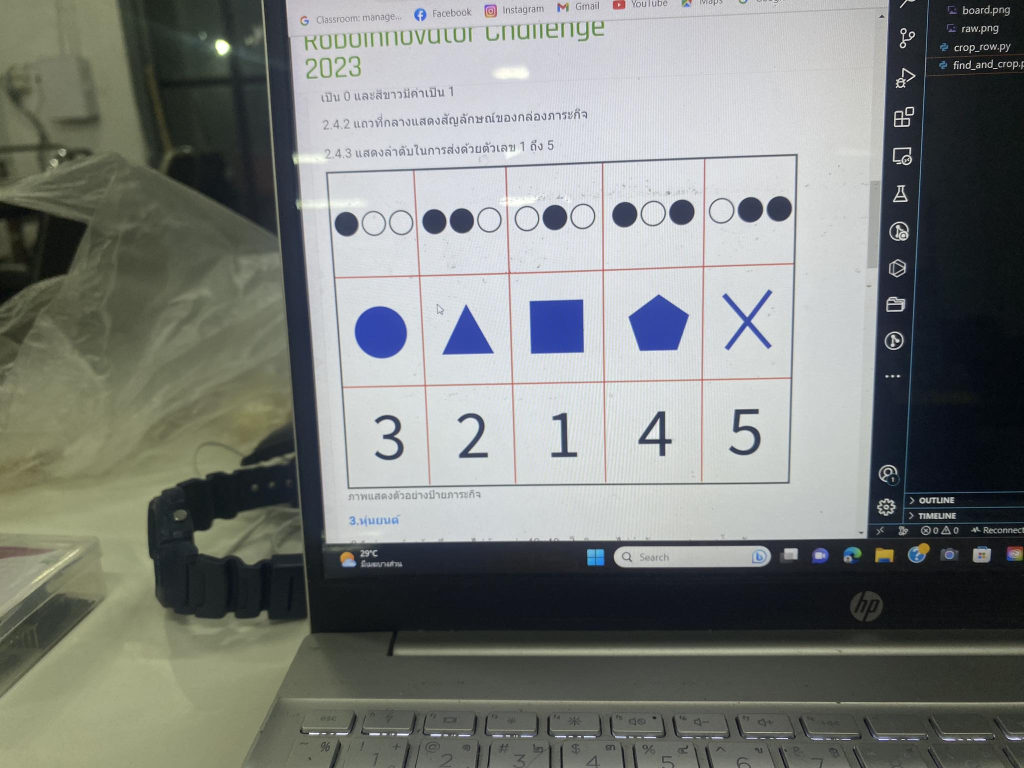
#> input picture raw2.jpg, 2048 x 1536 px (shown at 1/2 size)
$ python Scanner.py
#> lines starting #> are read from the running program, lines starting #| are printed output that depends on the picture; after the words box and inside, x2 and y2 are one past the last pixel; in counts of white or black regions, pixels touching at a corner belong together
import cv2
import numpy as np


def mapp(h):
    h = h.reshape((4,2))
    hnew = np.zeros((4,2),dtype = np.float32)

    add = h.sum(1)
    hnew[0] = h[np.argmin(add)]
    hnew[2] = h[np.argmax(add)]

    diff = np.diff(h,axis = 1)
    hnew[1] = h[np.argmin(diff)]
    hnew[3] = h[np.argmax(diff)]

    return hnew

image=cv2.imread("raw2.jpg")   #read in the image
#> image is the input picture: shape (1536, 2048, 3); mean B, G, R 123.4, 127.3, 124
height = image.shape[0]
#> height = 1536
width = image.shape[1]
#> width = 2048
image= cv2.resize(image,(width // 5, height // 5)) #resizing because opencv does not work well with bigger images #resizing because opencv does not work well with bigger images
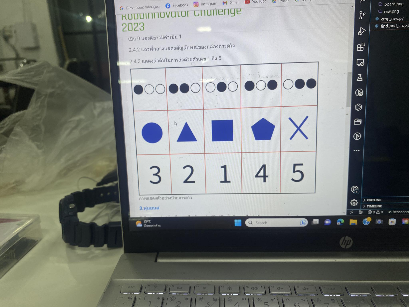
#> image: shape (307, 409, 3); mean B, G, R 123.3, 127.2, 123.9
orig=image.copy()

gray=cv2.cvtColor(image,cv2.COLOR_BGR2GRAY)  #RGB To Gray Scale
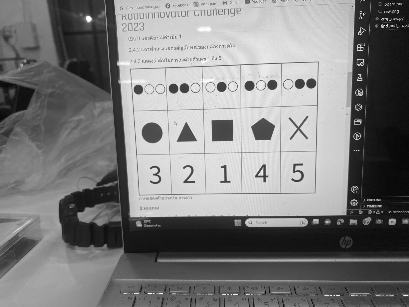
#> gray: shape (307, 409); min 1, max 255, mean 125.8
cv2.imshow('Title',gray)

blurred=cv2.GaussianBlur(gray,(5,5),0)  #(5,5) is the kernel size and 0 is sigma that determines the amount of blur
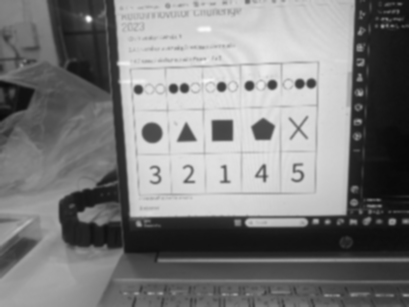
#> blurred: shape (307, 409); min 7, max 251, mean 125.8
cv2.imshow("Blur",blurred)

edged=cv2.Canny(blurred,30,50)  #30 MinThreshold and 50 is the MaxThreshold
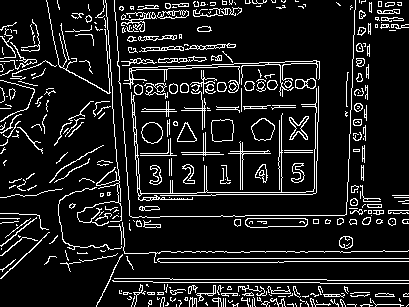
#> edged: shape (307, 409); 11.4% white in thin lines or dots
cv2.imshow("Canny",edged)


contours,hierarchy=cv2.findContours(edged,cv2.RETR_LIST,cv2.CHAIN_APPROX_SIMPLE)  #retrieve the contours as a list, with simple apprximation model
#> contours = 553 contours, 412 with area under 20; largest, box (x1, y1, x2, y2) and area: (245, 218, 308, 228) 506, (245, 218, 308, 228) 498, (211, 119, 234, 142) 435, (211, 119, 234, 142) 433, (251, 118, 275, 141) 374
contours=sorted(contours,key=cv2.contourArea,reverse=True)

#the loop extracts the boundary contours of the page
for c in contours:
    p=cv2.arcLength(c,True)
    approx=cv2.approxPolyDP(c,0.02*p,True)

    if len(approx)==4:
        target=approx
        break
#> this loop made 1 pass
#> (p, target) on pass 1: (136.7, [[245, 220], [250, 227], [307, 224], [305, 218]])
approx=mapp(target) #find endpoints of the sheet
#> in mapp, `h = h.reshape((4,2))`: h = [[245, 220], [250, 227], [307, 224], [305, 218]]
#> in mapp, `add = h.sum(1)`: add = [465, 477, 531, 523]
#> in mapp, `diff = np.diff(h,axis = 1)`: diff = [-25, -23, -83, -87]
#> approx = [[245, 220], [305, 218], [307, 224], [250, 227]]

pts=np.float32([[0,0],[1061,0],[1061,750],[0,750]])  #map to 800*800 target window

op=cv2.getPerspectiveTransform(approx,pts)  #get the top or bird eye view effect
#> op = [[5.53, -3.95, -485.5], [1.27, 38.08, -8688.4], [-0.00107, -0.00163, 1]]
dst=cv2.warpPerspective(orig,op,(1061,750))
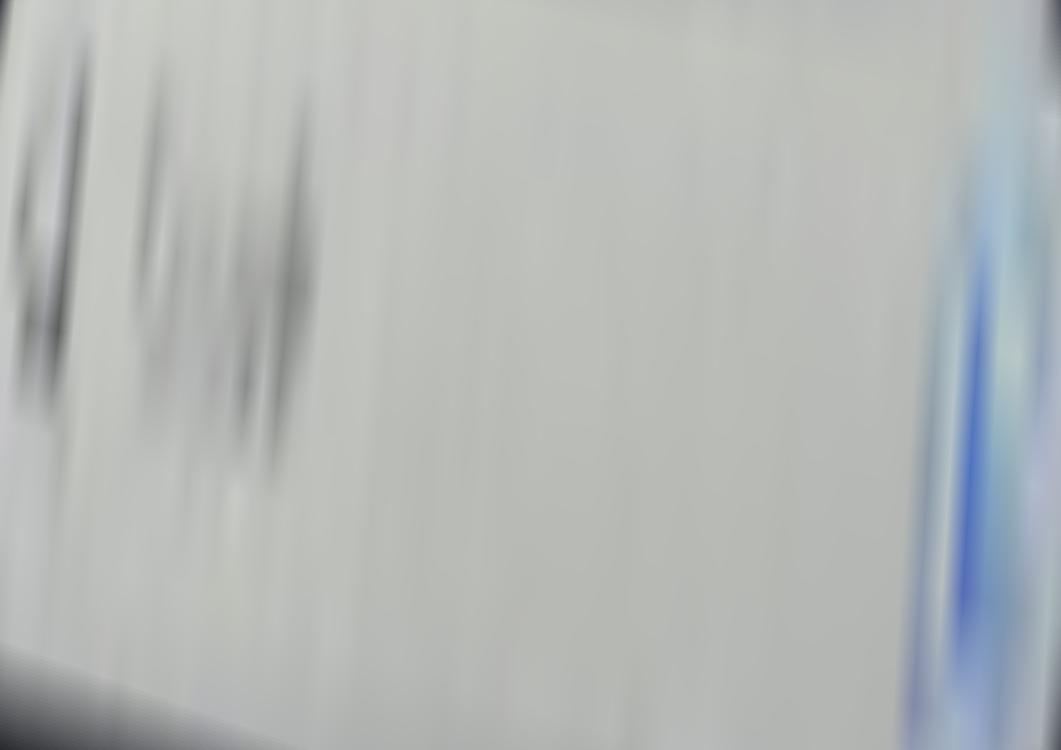
#> dst: shape (750, 1061, 3); mean B, G, R 183.2, 184.3, 180.6


cv2.imshow("Scanned",dst)
cv2.imwrite("result.jpg",dst)

# press q or Esc to close
cv2.waitKey(0)
cv2.destroyAllWindows()

$ run again, with IMG_1108.jpg copied over raw2.jpg
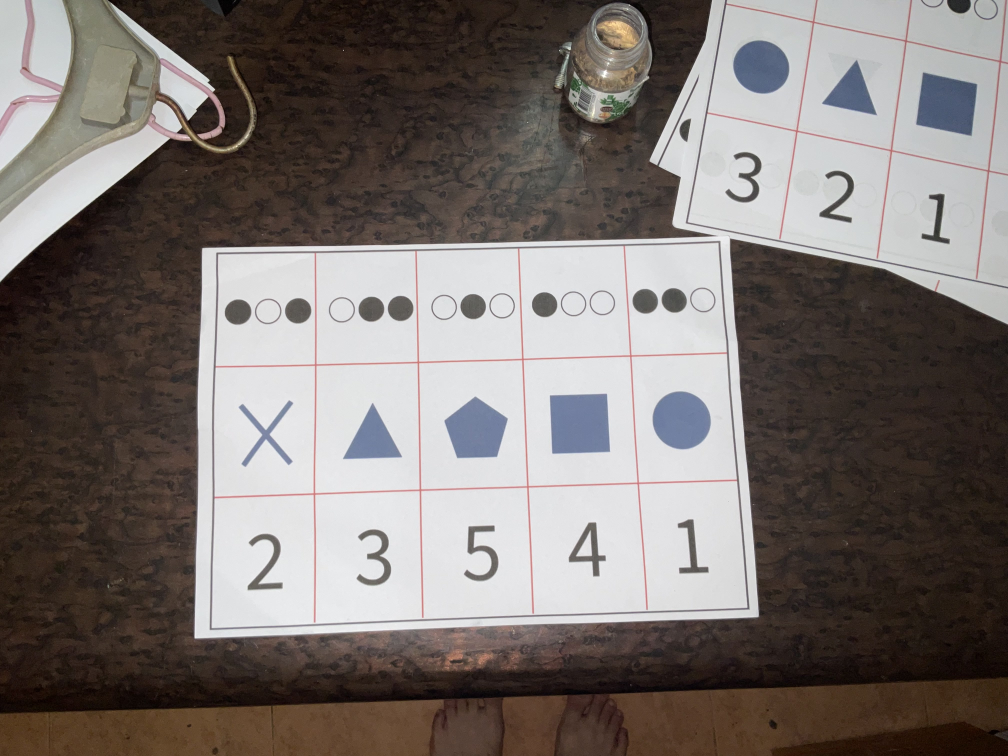
#> input picture IMG_1108.jpg, 4032 x 3024 px (shown at 1/4 size)
#> image is the input picture: shape (3024, 4032, 3); mean B, G, R 111.1, 114.5, 121.8
#> image: shape (604, 806, 3)
#> `edged=cv2.Canny(blurred,30,50)`:
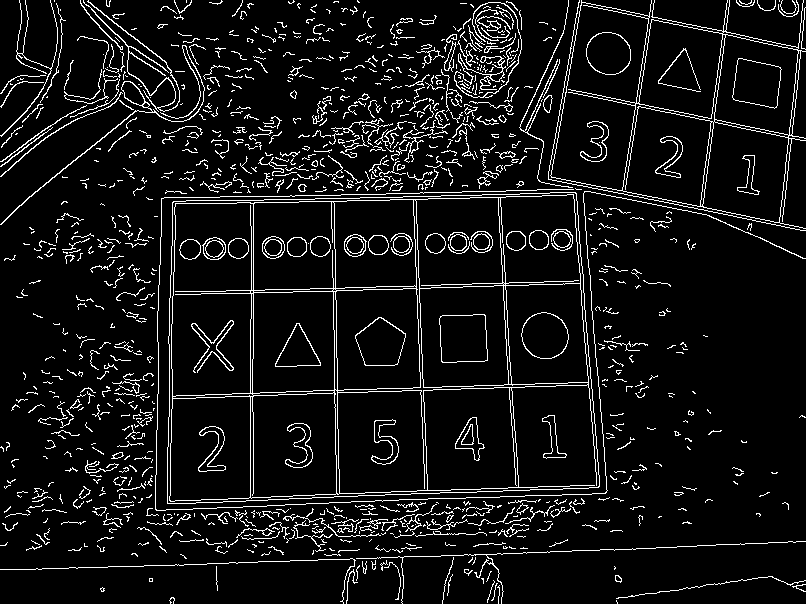
#> edged: shape (604, 806); 7.7% white in thin lines or dots
#> contours = 1093 contours, 929 with area under 20; largest, box (x1, y1, x2, y2) and area: (167, 192, 600, 504) 124786, (167, 192, 600, 504) 124781, (169, 194, 597, 502) 113085, (550, 0, 806, 229) 39945, (171, 202, 254, 397) 15066
#> the loop `for c in contours:` made 1 pass
#> (p, target) on pass 1: (1454, [[576, 193], [173, 201], [167, 503], [598, 487]])
#> h = [[576, 193], [173, 201], [167, 503], [598, 487]]
#> add = [769, 374, 670, 1085]
#> diff = [-383, 28, 336, -111]
#> `approx=mapp(target)`: approx = [[173, 201], [576, 193], [598, 487], [167, 503]]
#> op = [[2.67, 0.0531, -473.3], [0.0549, 2.77, -565.3], [-5.47e-05, 0.000243, 1]]
#> `dst=cv2.warpPerspective(orig,op,(1061,750))`:
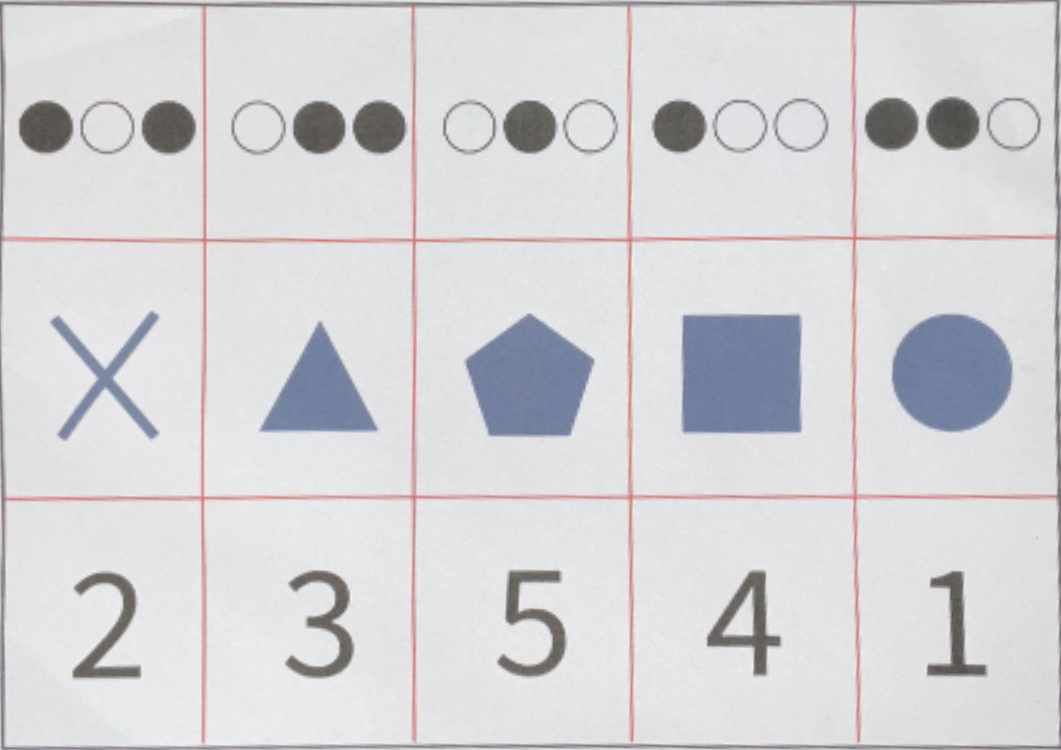
#> dst: shape (750, 1061, 3); mean B, G, R 215.5, 212.4, 213

$ run again, with test_2.jpg copied over raw2.jpg
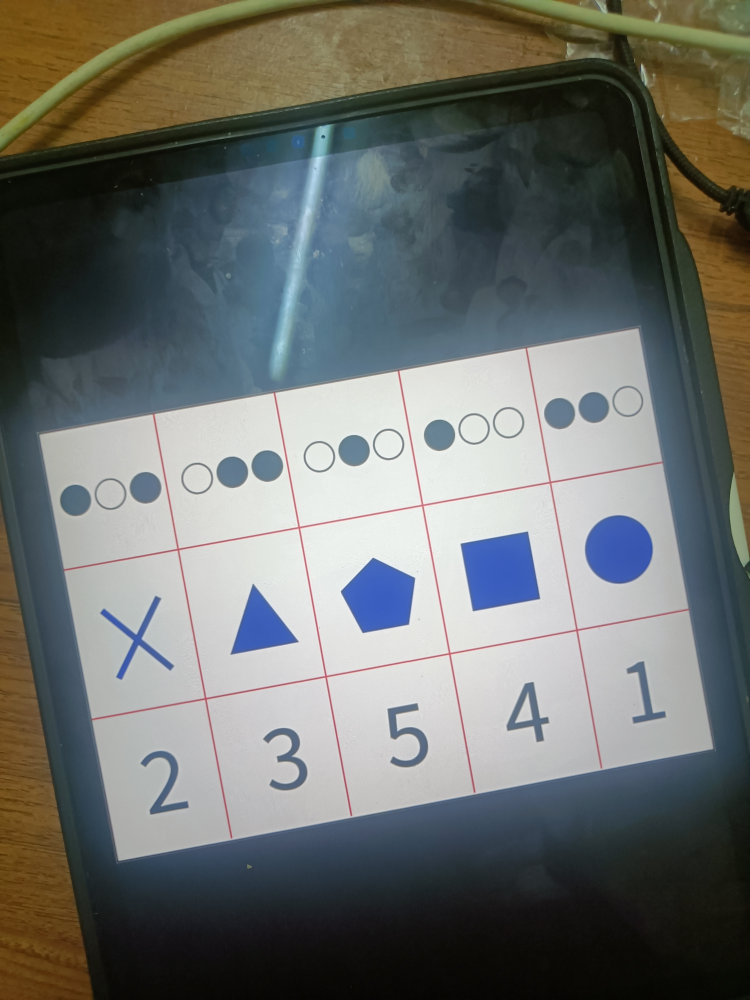
#> input picture test_2.jpg, 3000 x 4000 px (shown at 1/4 size)
#> image is the input picture: shape (4000, 3000, 3); mean B, G, R 108.6, 111.9, 108.8
#> image: shape (800, 600, 3)
#> `edged=cv2.Canny(blurred,30,50)`:
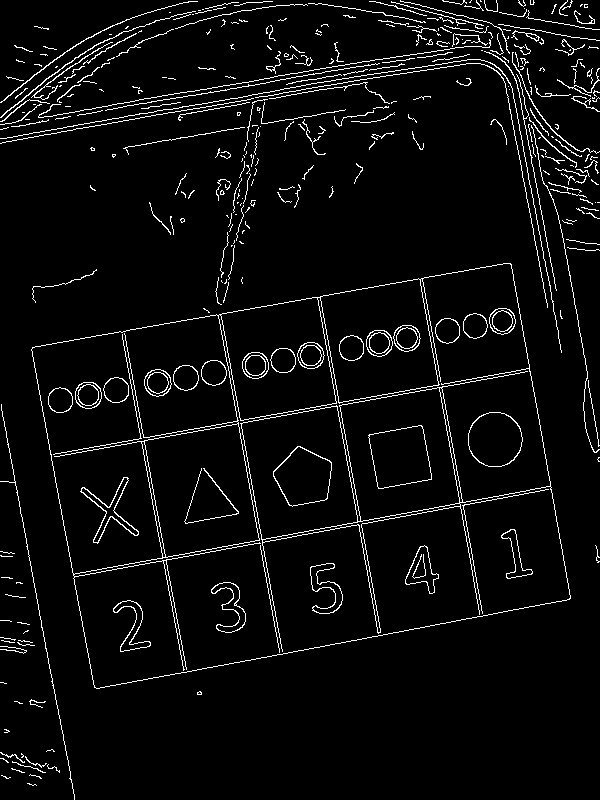
#> edged: shape (800, 600); 4.5% white in thin lines or dots
#> contours = 404 contours, 315 with area under 20; largest, box (x1, y1, x2, y2) and area: (31, 263, 571, 689) 167528, (73, 263, 571, 689) 77779, (31, 314, 239, 575) 31994, (339, 387, 460, 522) 11884, (241, 406, 358, 540) 11551
#> the loop `for c in contours:` made 1 pass
#> (p, target) on pass 1: (1757, [[510, 263], [32, 347], [94, 687], [570, 598]])
#> h = [[510, 263], [32, 347], [94, 687], [570, 598]]
#> add = [773, 379, 781, 1168]
#> diff = [-247, 315, 593, 28]
#> `approx=mapp(target)`: approx = [[32, 347], [510, 263], [570, 598], [94, 687]]
#> op = [[2.12, -0.386, 66.15], [0.374, 2.13, -751], [-3.21e-05, -7.33e-07, 1]]
#> `dst=cv2.warpPerspective(orig,op,(1061,750))`:
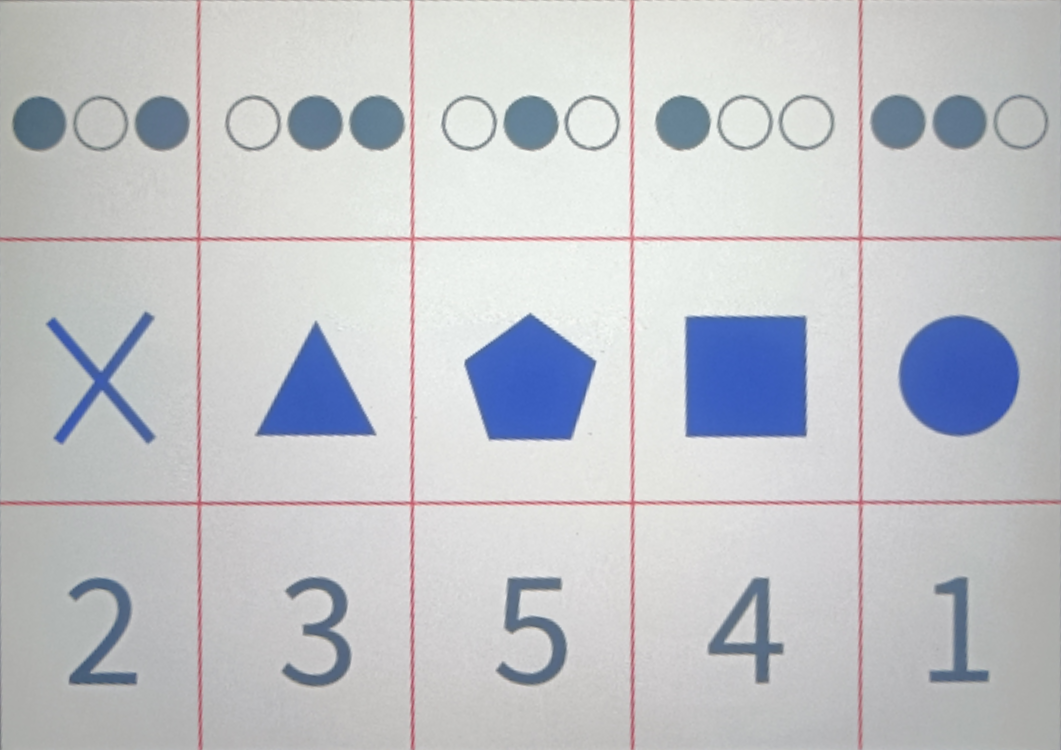
#> dst: shape (750, 1061, 3); mean B, G, R 200.2, 195.7, 193.6
